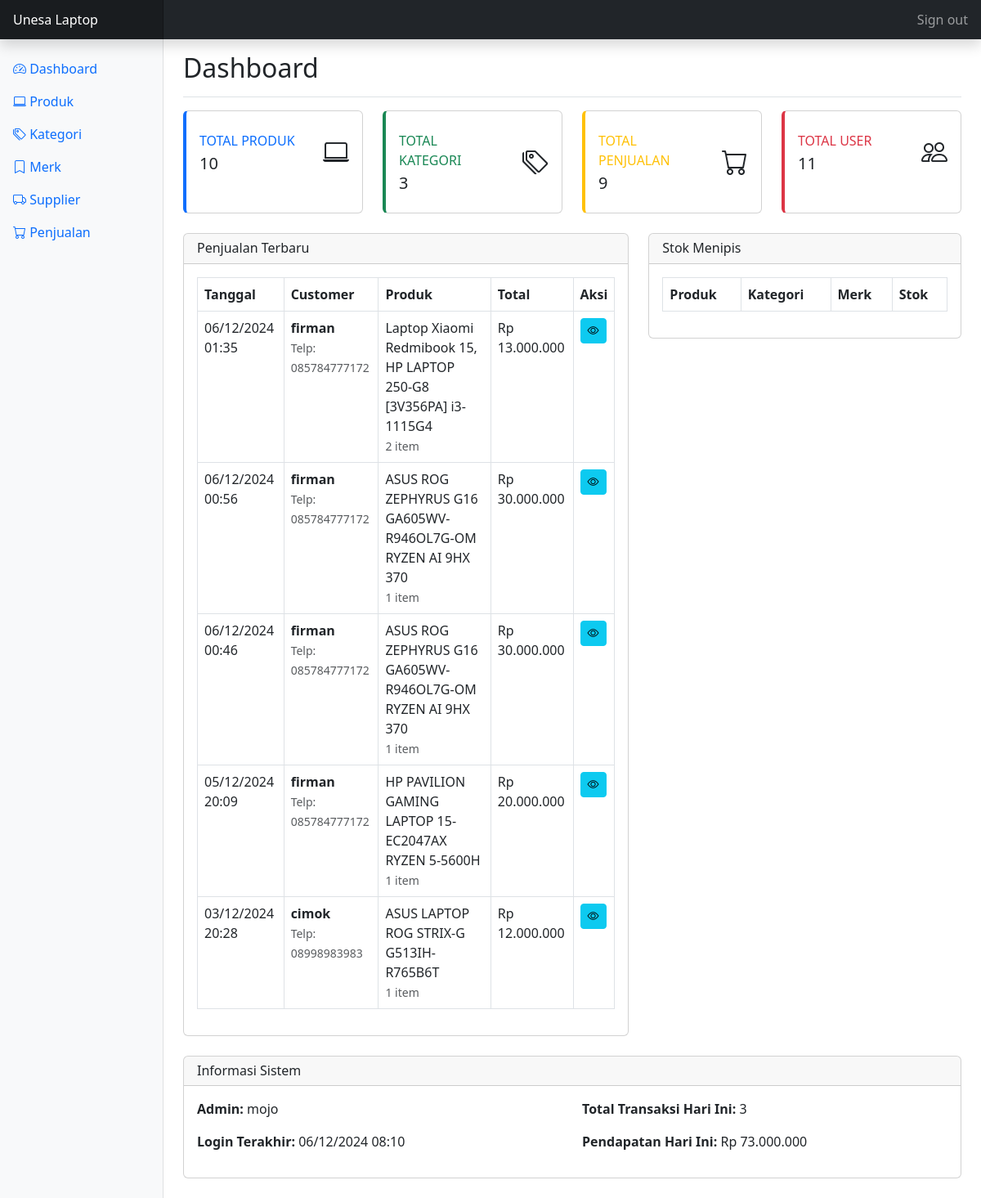
/toko-laptop/admin/index.php (signed in), run on the app's committed database.
### tables this page shows
CREATE TABLE `tb_penjualan` (
  `penjualan_id` int(11) NOT NULL,
  `admin_id` int(11) DEFAULT NULL,
  `tanggal` timestamp NOT NULL DEFAULT current_timestamp(),
  `bayar` decimal(10,2) DEFAULT NULL,
  `total` decimal(10,2) DEFAULT NULL,
  `kembalian` decimal(10,2) DEFAULT NULL
);

### toko-laptop/config/koneksi.php (called while the page is built, shortened)
<?php
$host = 'localhost';
$username = 'root';
$password = '';
$database = 'toko_db';
$conn = mysqli_connect($host, $username, $password, $database);
function query($query) {
    global $conn;
    $result = mysqli_query($conn, $query);
    $rows = [];
    while ($row = mysqli_fetch_assoc($result)) {
        $rows[] = $row;
    }
    return $rows;
}
?>

### toko-laptop/admin/index.php (the view, shortened to what this page needs)
<?php
require_once '../config/koneksi.php';
$admin_id = $_SESSION['admin_id'];
$admin = query("SELECT * FROM tb_admin WHERE admin_id = $admin_id")[0];
$total_produk = query("SELECT COUNT(*) as total FROM tb_barang")[0]['total'];
$total_kategori = query("SELECT COUNT(*) as total FROM tb_kategori")[0]['total'];
$total_penjualan = query("SELECT COUNT(*) as total FROM tb_penjualan")[0]['total'];
$total_user = query("SELECT COUNT(*) as total FROM tb_user")[0]['total'];
$recent_sales = query("SELECT p.*, a.nama as admin_name, u.nama as nama_user, u.telepon,
                      pb.jenis_pembayaran, SUM(dp.subtotal) as total,
                      GROUP_CONCAT(b.nama_barang SEPARATOR ', ') as produk_dibeli,
                      COUNT(dp.barang_id) as jumlah_item
                      FROM tb_penjualan p
                      LEFT JOIN tb_admin a ON p.admin_id = a.admin_id
                      LEFT JOIN tb_pembelian pmb ON p.penjualan_id = pmb.id_pembelian
                      LEFT JOIN tb_user u ON pmb.user_id = u.user_id
                      LEFT JOIN tb_pembayaran pb ON pmb.pembayaran_id = pb.pembayaran_id
                      LEFT JOIN tb_detail_penjualan dp ON p.penjualan_id = dp.penjualan_id
                      LEFT JOIN tb_barang b ON dp.barang_id = b.barang_id
                      GROUP BY p.penjualan_id
                      ORDER BY p.tanggal DESC
                      LIMIT 5");
?>
<!DOCTYPE html>
<html lang="en">
<head>
    <link href="https://cdn.jsdelivr.net/npm/bootstrap@5.3.0/dist/css/bootstrap.min.css" rel="stylesheet">
    <link rel="stylesheet" href="https://cdn.jsdelivr.net/npm/bootstrap-icons@1.7.2/font/bootstrap-icons.css">
</head>
<body>
    <nav class="navbar navbar-dark sticky-top bg-dark flex-md-nowrap p-0 shadow">
        <a class="navbar-brand col-md-3 col-lg-2 me-0 px-3" href="#">Unesa Laptop</a>
        <div class="navbar-nav">
            <div class="nav-item text-nowrap">
                <a class="nav-link px-3" href="../auth/logout.php">Sign out</a>
            </div>
        </div>
    </nav>
    <div class="container-fluid">
        <div class="row">
            <nav id="sidebarMenu" class="col-md-3 col-lg-2 d-md-block bg-light sidebar collapse">
                <div class="sidebar-sticky pt-3">
                    <ul class="nav flex-column">
                        <li class="nav-item">
                            <a class="nav-link active" href="index.php">
                                <i class="bi bi-speedometer2"></i>
                                Dashboard
                            </a>
                        </li>
                        <li class="nav-item">
                            <a class="nav-link" href="barang/index.php">
                                <i class="bi bi-laptop"></i>
                                Produk
                            </a>
                        </li>
                        <li class="nav-item">
                            <a class="nav-link" href="kategori/index.php">
                                <i class="bi bi-tags"></i>
                                Kategori
                            </a>
                        </li>
                        <li class="nav-item">
                            <a class="nav-link" href="merk/index.php">
                                <i class="bi bi-bookmark"></i>
                                Merk
                            </a>
                        </li>
                        <li class="nav-item">
                            <a class="nav-link" href="supplier/index.php">
                                <i class="bi bi-truck"></i>
                                Supplier
                            </a>
                        </li>
                        <li class="nav-item">
                            <a class="nav-link" href="penjualan/index.php">
                                <i class="bi bi-cart"></i>
                                Penjualan
                            </a>
                        </li>
                    </ul>
                </div>
            </nav>
            <main class="col-md-9 ms-sm-auto col-lg-10 px-md-4">
                <div class="d-flex justify-content-between flex-wrap flex-md-nowrap align-items-center pt-3 pb-2 mb-3 border-bottom">
                    <h1 class="h2">Dashboard</h1>
                </div>
                <div class="row">
                    <div class="col-xl-3 col-md-6 mb-4">
                        <div class="card stat-card primary h-100 py-2">
                            <div class="card-body">
                                <div class="row no-gutters align-items-center">
                                    <div class="col mr-2">
                                        <div class="text-xs font-weight-bold text-primary text-uppercase mb-1">
                                            Total Produk</div>
                                        <div class="h5 mb-0 font-weight-bold text-gray-800"><?= $total_produk; ?></div>
                                    </div>
                                    <div class="col-auto">
                                        <i class="bi bi-laptop fs-2"></i>
                                    </div>
                                </div>
                            </div>
                        </div>
                    </div>
                    <div class="col-xl-3 col-md-6 mb-4">
                        <div class="card stat-card success h-100 py-2">
                            <div class="card-body">
                                <div class="row no-gutters align-items-center">
                                    <div class="col mr-2">
                                        <div class="text-xs font-weight-bold text-success text-uppercase mb-1">
                                            Total Kategori</div>
                                        <div class="h5 mb-0 font-weight-bold text-gray-800"><?= $total_kategori; ?></div>
                                    </div>
                                    <div class="col-auto">
                                        <i class="bi bi-tags fs-2"></i>
                                    </div>
                                </div>
                            </div>
                        </div>
                    </div>
                    <div class="col-xl-3 col-md-6 mb-4">
                        <div class="card stat-card warning h-100 py-2">
                            <div class="card-body">
                                <div class="row no-gutters align-items-center">
                                    <div class="col mr-2">
                                        <div class="text-xs font-weight-bold text-warning text-uppercase mb-1">
                                            Total Penjualan</div>
                                        <div class="h5 mb-0 font-weight-bold text-gray-800"><?= $total_penjualan; ?></div>
                                    </div>
                                    <div class="col-auto">
                                        <i class="bi bi-cart fs-2"></i>
                                    </div>
                                </div>
                            </div>
                        </div>
                    </div>
                    <div class="col-xl-3 col-md-6 mb-4">
                        <div class="card stat-card danger h-100 py-2">
                            <div class="card-body">
                                <div class="row no-gutters align-items-center">
                                    <div class="col mr-2">
                                        <div class="text-xs font-weight-bold text-danger text-uppercase mb-1">
                                            Total User</div>
                                        <div class="h5 mb-0 font-weight-bold text-gray-800"><?= $total_user; ?></div>
                                    </div>
                                    <div class="col-auto">
                                        <i class="bi bi-people fs-2"></i>
                                    </div>
                                </div>
                            </div>
                        </div>
                    </div>
                </div>
                <div class="row">
                    <div class="col-lg-7">
                        <div class="card mb-4">
                            <div class="card-header">
                                <h6 class="m-0 font-weight-bold">Penjualan Terbaru</h6>
                            </div>
                            <div class="card-body">
                                <div class="table-responsive">
                                    <table class="table table-bordered">
                                        <thead>
                                            <tr>
                                                <th>Tanggal</th>
                                                <th>Customer</th>
                                                <th>Produk</th>
                                                <th>Total</th>
                                                <th>Aksi</th>
                                            </tr>
                                        </thead>
                                        <tbody>
                                            <?php foreach ($recent_sales as $sale) : ?>
                                            <tr>
                                                <td><?= date('d/m/Y H:i', strtotime($sale['tanggal'])); ?></td>
                                                <td>
                                                    <strong><?= htmlspecialchars($sale['nama_user'] ?? 'User tidak ditemukan'); ?></strong><br>
                                                    <small class="text-muted">Telp: <?= htmlspecialchars($sale['telepon'] ?? '-'); ?></small>
                                                </td>
                                                <td>
                                                    <?= htmlspecialchars($sale['produk_dibeli']); ?><br>
                                                    <small class="text-muted"><?= $sale['jumlah_item']; ?> item</small>
                                                </td>
                                                <td>Rp <?= number_format($sale['total'], 0, ',', '.'); ?></td>
                                                <td>
                                                    <a href="penjualan/detail.php?id=<?= $sale['penjualan_id']; ?>"
                                                       class="btn btn-sm btn-info">
                                                        <i class="bi bi-eye"></i>
                                                    </a>
                                                </td>
                                            </tr>
                                            <?php endforeach; ?>
                                        </tbody>
                                    </table>
                                </div>
                            </div>
                        </div>
                    </div>
                    <div class="col-lg-5">
                        <div class="card mb-4">
                            <div class="card-header">
                                <h6 class="m-0 font-weight-bold">Stok Menipis</h6>
                            </div>
                            <div class="card-body">
                                <div class="table-responsive">
                                    <table class="table table-bordered">
                                        <thead>
                                            <tr>
                                                <th>Produk</th>
                                                <th>Kategori</th>
                                                <th>Merk</th>
                                                <th>Stok</th>
                                            </tr>
                                        </thead>
                                    </table>
                                </div>
                                </div>
                        </div>
                    </div>
                </div>
                <div class="row">
                    <div class="col-12">
                        <div class="card mb-4">
                            <div class="card-header">
                                <h6 class="m-0 font-weight-bold">Informasi Sistem</h6>
                            </div>
                            <div class="card-body">
                                <div class="row">
                                    <div class="col-md-6">
                                        <p><strong>Admin:</strong> <?= $admin['nama']; ?></p>
                                        <p><strong>Login Terakhir:</strong> <?= date('d/m/Y H:i'); ?></p>
                                    </div>
                                    <div class="col-md-6">
                                        <p><strong>Total Transaksi Hari Ini:</strong>
                                            <?php
                                            $today = date('Y-m-d');
                                            $transaksi_hari_ini = query("SELECT COUNT(*) as total FROM tb_penjualan WHERE DATE(tanggal) = '$today'")[0]['total'];
                                            echo $transaksi_hari_ini;
                                            ?>
                                        </p>
                                        <p><strong>Pendapatan Hari Ini:</strong>
                                            <?php
                                            $pendapatan_hari_ini = query("SELECT SUM(total) as total FROM tb_penjualan WHERE DATE(tanggal) = '$today'")[0]['total'];
                                            echo "Rp " . number_format($pendapatan_hari_ini ?? 0, 0, ',', '.');
                                            ?>
                                        </p>
                                    </div>
                                </div>
                            </div>
                        </div>
                    </div>
                </div>
            </main>
        </div>
    </div>
</body>
</html>

### toko-laptop/admin/index.php (style rules this page uses)
.sidebar { position: fixed; top: 0; bottom: 0; left: 0; z-index: 100; padding: 48px 0 0; box-shadow: inset -1px 0 0 rgba(0, 0, 0, .1); }
.sidebar-sticky { position: relative; top: 0; height: calc(100vh - 48px); padding-top: .5rem; overflow-x: hidden; overflow-y: auto; }
.navbar-brand { padding-top: .75rem; padding-bottom: .75rem; font-size: 1rem; background-color: rgba(0, 0, 0, .25); box-shadow: inset -1px 0 0 rgba(0, 0, 0, .25); }
.stat-card { border-left: 4px solid; }
.stat-card.primary { border-left-color: #0d6efd; }
.stat-card.success { border-left-color: #198754; }
.stat-card.warning { border-left-color: #ffc107; }
.stat-card.danger { border-left-color: #dc3545; }

### data on the page
tb_penjualan: tanggal "06/12/2024 01:35", nama_user "firman", telepon "085784777172", produk_dibeli "Laptop Xiaomi Redmibook 15, HP LAPTOP 250-G8 [3V356PA] i3-1115G4", jumlah_item "2", total "13.000.000"
tb_penjualan: tanggal "06/12/2024 00:56", nama_user "firman", telepon "085784777172", produk_dibeli "ASUS ROG ZEPHYRUS G16 GA605WV-R946OL7G-OM RYZEN AI 9HX 370", jumlah_item "1", total "30.000.000"
tb_penjualan: tanggal "06/12/2024 00:46", nama_user "firman", telepon "085784777172", produk_dibeli "ASUS ROG ZEPHYRUS G16 GA605WV-R946OL7G-OM RYZEN AI 9HX 370", jumlah_item "1", total "30.000.000"
tb_penjualan: tanggal "05/12/2024 20:09", nama_user "firman", telepon "085784777172", produk_dibeli "HP PAVILION GAMING LAPTOP 15-EC2047AX RYZEN 5-5600H", jumlah_item "1", total "20.000.000"
tb_penjualan: tanggal "03/12/2024 20:28", nama_user "cimok", telepon "08998983983", produk_dibeli "ASUS LAPTOP ROG STRIX-G G513IH-R765B6T", jumlah_item "1", total "12.000.000"

### other printed values
$total_produk "10"
$total_kategori "3"
$total_penjualan "9"
$total_user "11"
$admin['nama'] "mojo"
$transaksi_hari_ini "3"
$pendapatan_hari_ini "73.000.000"
